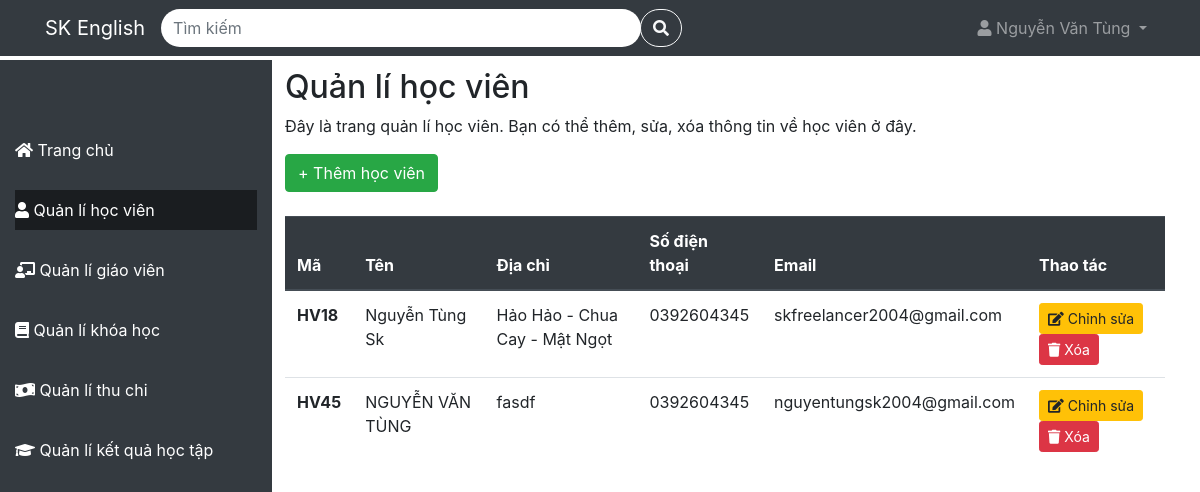
Before: /QuanLiTrungTamTA/student with the older database file.
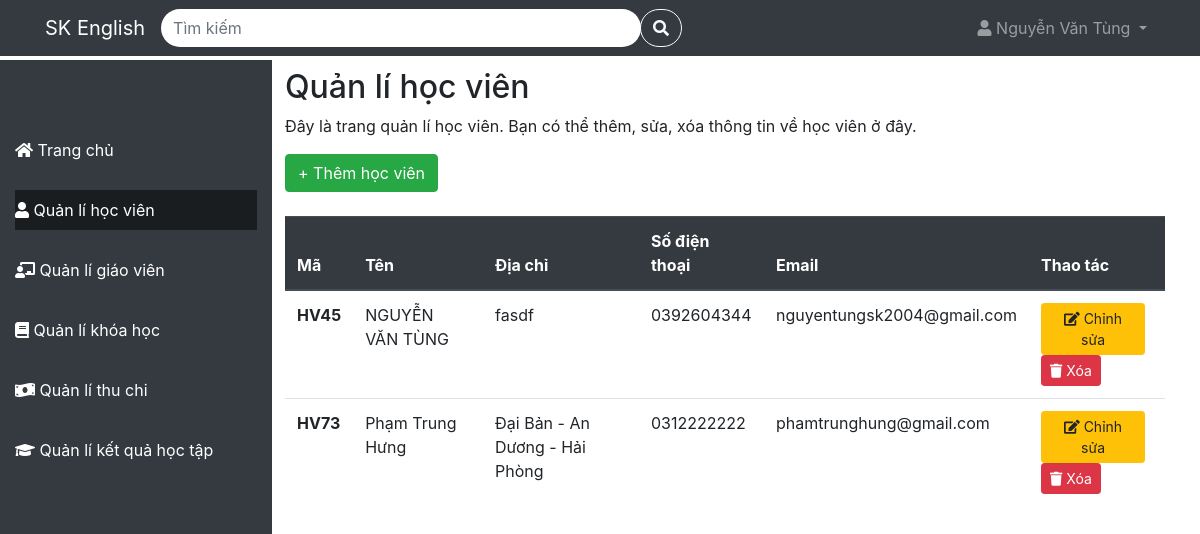
After: the same page with the newer database file.
### tables this page shows
CREATE TABLE `students` (
  `student_id` varchar(4) NOT NULL,
  `name` varchar(100) NOT NULL,
  `address` varchar(100) DEFAULT NULL,
  `phone` varchar(10) NOT NULL,
  `email` varchar(100) NOT NULL
);

### app/Controller/StudentController.php (called while the page is built, shortened)
<?php
class StudentController {
    protected $config = [
        'host' => 'localhost',
        'dbname' => 'quanlytrungtamta',
        'user' => 'root',
        'password' => ''
    ];
    protected $db;
    public function __construct() {
        $this->db = new Database($this->config);
    }
    public function index(){
        $checkSearch = false;
        try {
            if($checkSearch){
                $listStudent = $this->db->table('students')->search(['student_id','name', 'address', 'phone', 'email'], $search);
            }else{
                $listStudent = $this->db->table('students')->get();
            }
        } catch (PDOException $e) {
            $this->db->logToConsole('lỗi lấy dữ liệu cho trang student: ' . $e->getMessage());
        }
        include './app/View/Student/student.php';
    }
}
?>

### index.php (called while the page is built, shortened)
<?php
include './app/Model/Model.php';
include './app/Controller/StudentController.php';
$route = new Route();
$route->get('/', 'LandingController@index');
$route->post('/login', 'LoginController@index');
$route->post('/logout', 'LogoutController@index');
$route->post('/register', 'RegisterController@index');
$route->post('/forgotPassword', 'ForgotPasswordController@index');
$route->get('/home', 'HomeController@index');
$route->get('/student', 'StudentController@index');
$route->post('/student/deleteStudent', 'StudentController@deleteStudent');
$route->post('/student/editStudent', 'StudentController@editStudent');
$route->post('/student/addStudent', 'RegistrationController@addStudent');
$route->get('/teacher', 'TeacherController@index');
$route->post('/teacher/addTeacher', 'TeacherController@addTeacher');
$route->post('/teacher/editTeacher', 'TeacherController@editTeacher');
$route->post('/teacher/deleteTeacher', 'TeacherController@deleteTeacher');
$route->get('/course', 'CourseController@index');
$route->post('/course/addCourse', 'CourseController@addCourse');
$route->post('/course/deleteCourse', 'CourseController@deleteCourse');
$route->post('/course/edit', 'CourseController@editCourse');
$route->get('/course/detail', 'CourseController@show@detailCourse.php');
$route->post('/course/addSchedule', 'ScheduleController@addSchedule');
$route->post('/course/deleteSchedule', 'ScheduleController@deleteSchedule');
$route->get('/payment', 'PaymentController@index');
$route->get('/achievement', 'AchievementController@index');
$requestUri = $_SERVER['REQUEST_URI'];
$route->handle($requestUri);
?>

### app/Model/Model.php (called while the page is built, shortened)
<?php
class Database {
    protected
        $table = '',
        $host = '',
        $user ='',
        $password = '',
        $dbname = '',
        $conn = null;
    public function __construct($config){
        $this->host = $config['host'];
        $this->user = $config['user'];
        $this->password = $config['password'];
        $this->dbname = $config['dbname'];
    }
    protected function connect(){
        try{
            $this->conn = new PDO("mysql:host=$this->host;dbname=$this->dbname", $this->user, $this->password);
            $this->conn->setAttribute(PDO::ATTR_ERRMODE, PDO::ERRMODE_EXCEPTION);
        }catch(PDOException $e){
            echo "Lỗi kết nối đến cơ sở dữ liệu: ".$e->getMessage();
        }
    }
    public function get($data = [])
    {
        try {
            if (empty($data)) {
                $sqlString = "select * from $this->table";
                $query = $this->conn->prepare($sqlString);
                $query->execute();
            } else {
                $stmt = join('=? and ', array_keys($data));
                $stmt .= '=?';
                $sqlString = "select * from $this->table where $stmt";
                $query = $this->conn->prepare($sqlString);
                $query->execute(array_values($data));
            }
            return $query->fetchAll(PDO::FETCH_ASSOC);
        } catch (PDOException $e) {
            $this->logToConsole("Lỗi đọc dữ liệu: " . $e->getMessage());
        }
    }
    public function JoinTable($table = [], $where = []) {
        try {
            $sqlString = "SELECT * FROM $this->table";
            $id = array_values($table);
            $tableKeys = array_keys($table);
            for ($i = 0; $i < count($tableKeys); $i++) {
                $sqlString .= " INNER JOIN " . $tableKeys[$i] . " ON " . $this->table . "." . $id[$i] . " = " . $tableKeys[$i] . "." . $id[$i];
            }
            if (!empty($where)) {
                $sqlString .= " WHERE ";
                $conditions = [];
                foreach (array_keys($where) as $column) {
                    $conditions[] = $column . " LIKE ?";
                }
                $sqlString .= implode(" AND ", $conditions);
            }
            $query = $this->conn->prepare($sqlString);
            if (!empty($where)) {
                $i = 1;
                foreach (array_values($where) as $value) {
                    $query->bindValue($i, '%' . $value . '%');
                    $i++;
                }
            }
            $query->execute();
            $results = $query->fetchAll(PDO::FETCH_ASSOC);
            return $results;
        } catch (PDOException $e) {
            $this->logToConsole("Lỗi đọc dữ liệu: " . $e->getMessage());
            return [];
        } catch (Exception $e) {
            $this->logToConsole("Lỗi: " . $e->getMessage());
            return [];
        }
    }
    public function table($table){
        $this->table = $table;
        return $this;
    }
}
?>

### app/View/Student/student.php (the view, shortened to what the rows shown need)
<!DOCTYPE html>
<html lang="en">
<head>
  <link rel="stylesheet" href="https://cdnjs.cloudflare.com/ajax/libs/font-awesome/5.15.4/css/all.min.css">
  <link rel="stylesheet" href="https://maxcdn.bootstrapcdn.com/bootstrap/4.5.2/css/bootstrap.min.css">
  <link rel="stylesheet" href=".\public\css\cssProject.css">
  <link rel="stylesheet" href="..\public\css\cssProject.css">
</head>
<body>
<?php include './app/View/Template/sidebar.php' ?>
<div class="main-content">
    <div class="container mt-5">
      <h2>Quản lí học viên</h2>
      <table class="table">
        <thead class="thead-dark">
          <tr>
            <th scope="col">Mã</th>
            <th scope="col">Tên</th>
            <th scope="col">Địa chỉ</th>
            <th scope="col">Số điện thoại</th>
            <th scope="col">Email</th>
            <th scope="col">Thao tác</th>
          </tr>
        </thead>
        <tbody>
            <?php if (!empty($listStudent)): ?>
              <?php
                  foreach($listStudent as $student):
                    $listRegistration = $this->db->table('registrations')->JoinTable(['schedules'=>'schedule_id'],['student_id'=>$student['student_id']]);
                    $data_registration = [];
                    foreach($listRegistration as $registration){
                        $tmp = $this->db->table('schedules')->JoinTable(['course'=>'course_id'],['schedule_id'=>$registration['schedule_id']]);
                        $merged_data = array_merge($tmp[0], $registration);
                        $data_registration[] = $merged_data;
                    }
                    $data_registration = json_encode($data_registration);
                ?>
                <tr class="table-row-hover">
                    <th scope="row"
                      data-toggle="modal"
                      data-target="#detailStudent"
                      data-name="<?php echo $student['name']?>"
                      data-address="<?php echo $student['address']?>"
                      data-phone="<?php echo $student['phone']?>"
                      data-email="<?php echo $student['email']?>"
                      data-data_registration='<?php echo htmlspecialchars($data_registration, ENT_QUOTES, 'UTF-8'); ?>'
                    >
                    <?php echo $student['student_id']?>
                    </th>
                    <td
                      data-toggle="modal"
                      data-target="#detailStudent"
                      data-name="<?php echo $student['name']?>"
                      data-address="<?php echo $student['address']?>"
                      data-phone="<?php echo $student['phone']?>"
                      data-email="<?php echo $student['email']?>"
                      data-data_registration='<?php echo htmlspecialchars($data_registration, ENT_QUOTES, 'UTF-8'); ?>'
                    >
                    <?php echo $student['name']?>
                    </td>
                    <td
                      data-toggle="modal"
                      data-target="#detailStudent"
                      data-name="<?php echo $student['name']?>"
                      data-address="<?php echo $student['address']?>"
                      data-phone="<?php echo $student['phone']?>"
                      data-email="<?php echo $student['email']?>"
                      data-data_registration='<?php echo htmlspecialchars($data_registration, ENT_QUOTES, 'UTF-8'); ?>'
                    >
                    <?php echo $student['address']?>
                    </td>
                    <td
                      data-toggle="modal"
                      data-target="#detailStudent"
                      data-name="<?php echo $student['name']?>"
                      data-address="<?php echo $student['address']?>"
                      data-phone="<?php echo $student['phone']?>"
                      data-email="<?php echo $student['email']?>"
                      data-data_registration='<?php echo htmlspecialchars($data_registration, ENT_QUOTES, 'UTF-8'); ?>'
                    >
                    <?php echo $student['phone']?>
                    </td>
                    <td
                      data-toggle="modal"
                      data-target="#detailStudent"
                      data-name="<?php echo $student['name']?>"
                      data-address="<?php echo $student['address']?>"
                      data-phone="<?php echo $student['phone']?>"
                      data-email="<?php echo $student['email']?>"
                      data-data_registration='<?php echo htmlspecialchars($data_registration, ENT_QUOTES, 'UTF-8'); ?>'
                    >
                    <?php echo $student['email']?>
                    </td>
                  <td>
                    <div class="d-inline">
                        <a type="button"
                            class="btn btn-warning btn-sm mr-2"
                            data-toggle="modal"
                            data-target="#editStudent"
                            data-name="<?php echo $student['name']?>"
                            data-address="<?php echo $student['address']?>"
                            data-phone="<?php echo $student['phone']?>"
                            data-email="<?php echo $student['email']?>"
                            data-student_id="<?php echo $student['student_id']?>"
                        >
                            <i class="fas fa-edit"></i> Chỉnh sửa
                        </a>
                    </div>
                    <div class="d-inline">
                        <form
                            id="deleteForm<?php echo $student['student_id']; ?>"
                            action="./student/deleteStudent"
                            method="POST"
                            class="d-inline"
                        >
                            <button
                                type="button"
                                onclick="deleteStudent('<?php echo $student['student_id']; ?>')"
                                class="btn btn-danger btn-sm"
                            >
                                <i class="fa fa-trash" aria-hidden="true"></i> Xóa
                            </button>
                        </form>
                    </div>
                  </td>
                </tr>
              <?php endforeach; ?>
            <?php endif; ?>
          </tbody>
      </table>
    </div>
  </div>
</body>
</html>

Changed rows visible on the page:
removed students: student_id "HV18", name "Nguyễn Tùng Sk", address "Hảo Hảo - Chua Cay - Mật Ngọt", phone "0392604345", email "skfreelancer2004@gmail.com"
changed students "HV45": phone "0392604345" → "0392604344"
added students: student_id "HV73", name "Phạm Trung Hưng", address "Đại Bản - An Dương - Hải Phòng", phone "0312222222", email "phamtrunghung@gmail.com"
